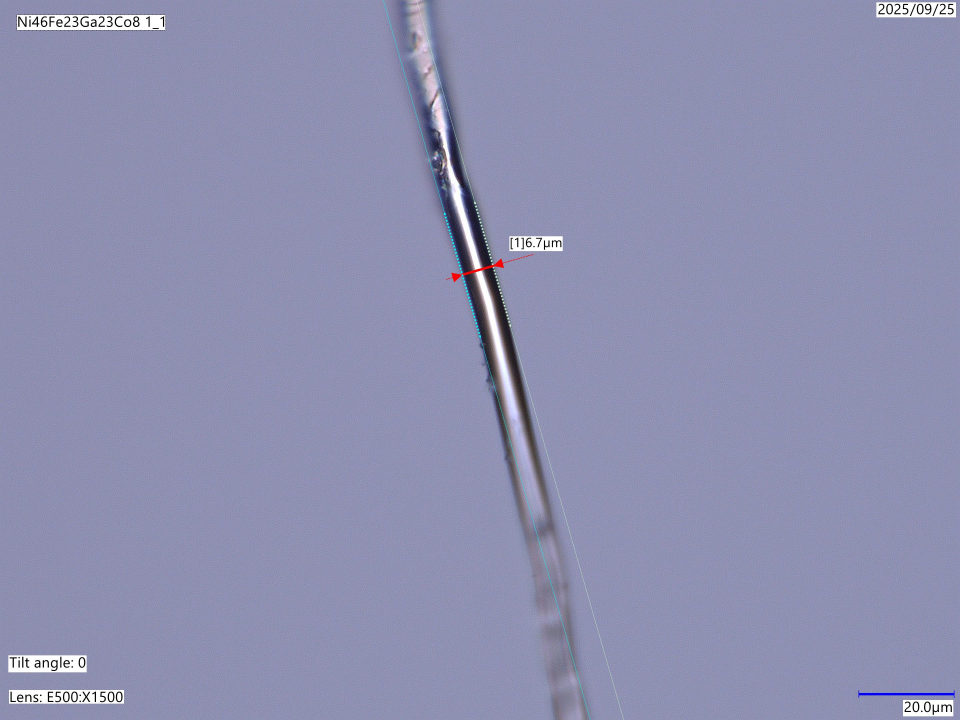
#> input picture sample_data/database_builder/microscope/Ni46Fe23Ga23Co8 1_1 core.jpg, 2880 x 2160 px (shown at 1/3 size); its folder holds only this picture in this run
$ python -i core.py   (imports and definitions only)
#> lines starting #> are read from the running program, lines starting #| are printed output that depends on the picture
from __future__ import annotations

import base64
import html
import io
import json
import math
import os
import re
import shutil
import tempfile
import unicodedata
import warnings
from dataclasses import dataclass, field
from pathlib import Path
from typing import Any, Callable, Iterable, Mapping, Sequence

import matplotlib

# [1 line not run here, left out]

import matplotlib.dates as mdates
import matplotlib.pyplot as plt
import numpy as np
import pandas as pd
from microwire_data_builder.project_package import (
    inspect_project_package,
    is_project_package,
    load_project,
)
from matplotlib.backends.backend_pdf import PdfPages
from matplotlib.colors import ListedColormap
from pandas.plotting import parallel_coordinates, scatter_matrix
from scipy import stats

ROW_SCOPE_ALL = "all"
ROW_SCOPE_FILTERED = "filtered"
ROW_SCOPE_SELECTED = "selected"

INPUT_KIND_AUTO = "auto"
INPUT_KIND_PROJECT = "project"
INPUT_KIND_EXCEL = "excel"
INPUT_KIND_DATAFRAME = "dataframe"

STATUS_OK = "OK"
STATUS_BROKE = "Broke"
STATUS_NO_DATA = "No data"

AGGREGATION_RAW = "raw"
AGGREGATION_PER_WIRE_MEDIAN = "per_wire_median"
AGGREGATION_PER_WIRE_BEST = "per_wire_best"
SUPPORTED_AGGREGATION_MODES = (
    AGGREGATION_RAW,
    AGGREGATION_PER_WIRE_MEDIAN,
    AGGREGATION_PER_WIRE_BEST,
)

STATUS_COLORS = {
    STATUS_OK: "#2e8b57",
    STATUS_BROKE: "#d94f4f",
    STATUS_NO_DATA: "#9c9c9c",
}

DERIVED_GEOMETRY_COLUMNS = [
    "coat_thickness_um",
    "core_fraction_linear",
    "glass_area_fraction",
    "metal_area_um2",
    "glass_area_um2",
]

GEOMETRY_COLUMNS = ["d (µm)", "D (µm)", "d/D"]
FABRICATION_COLUMNS = [
    "Core temperature (°C)",
    "Glass temperature (°C)",
    "Winding speed (m/min)",
    "Glass feeding (mm/min)",
    "Underpressure",
    "Length (m)",
    "Mass (g)",
]
ANNEALING_COLUMNS = [
    "e/a",
    "As (mA)",
    "Ms (mA)",
    "As1 (mA)",
    "Af1 (mA)",
    "Ms1 (mA)",
    "Mf1 (mA)",
    "As2 (mA)",
    "Af2 (mA)",
    "Ms2 (mA)",
    "Mf2 (mA)",
    "As current density (A/mm^2)",
    "Ms current density (A/mm^2)",
    "Low mA value (mA)",
]
STRESS_TEST_CURRENT_COLUMNS = [
    "Stress/strain current (mA)",
    "Stress/strain current density (A/mm^2)",
    "Fracture stress/strain current (mA)",
    "Fracture stress/strain current density (A/mm^2)",
]
CURRENT_FEATURES = list(dict.fromkeys(ANNEALING_COLUMNS + STRESS_TEST_CURRENT_COLUMNS))
COMPOSITION_FEATURES = [
    "Mn",
    "Ni",
    "Fe",
    "Ga",
    "Co",
    "Cu",
    "Si",
    "Sn",
    "has_Mn",
    "has_Co",
    "has_Cu",
    "has_Si",
    "has_Sn",
]
FUNCTIONAL_COLUMNS = [
    "Strain (%)",
    "Fracture strain (%)",
    "Stress (MPa)",
    "Fracture stress (MPa)",
    "Strain",
    "Legacy strain",
    "Legacy stress (MPa)",
]
LEGACY_OUTCOME_COLUMNS = ["Brittle", "Broke", "is_broken"]
DERIVED_OUTCOME_COLUMNS = ["strain_abs", "fracture_strain_abs"]
ENDPOINT_COLUMNS = [
    "strain_abs",
    "fracture_strain_abs",
    "Stress (MPa)",
    "Fracture stress (MPa)",
]
REPORT_EXTRA_COLUMNS = [
    "Tt est (°C)",
    "Notes",
    "Data source",
]
PROCESS_FEATURES = FABRICATION_COLUMNS + ANNEALING_COLUMNS
NUMERIC_ANALYSIS_FEATURES = (
    GEOMETRY_COLUMNS
    + DERIVED_GEOMETRY_COLUMNS
    + PROCESS_FEATURES
    + STRESS_TEST_CURRENT_COLUMNS
    + COMPOSITION_FEATURES
)

CANONICAL_COLUMNS = (
    ["Composition", "Microwire", "Production datetime"]
    + GEOMETRY_COLUMNS
    + DERIVED_GEOMETRY_COLUMNS
    + FABRICATION_COLUMNS
    + ANNEALING_COLUMNS
    + STRESS_TEST_CURRENT_COLUMNS
    + FUNCTIONAL_COLUMNS
    + LEGACY_OUTCOME_COLUMNS
    + DERIVED_OUTCOME_COLUMNS
    + COMPOSITION_FEATURES
)

SUMMARY_TABLE_ORDER = [
    "coverage",
    "row_scope",
    "endpoint_coverage",
    "duplicate_wires",
    "composition_summary",
    "per_composition_process_strain_signals",
    "per_composition_process_fracture_strain_signals",
    "per_composition_process_stress_signals",
    "per_composition_process_fracture_stress_signals",
    "process_strain_correlations",
    "process_fracture_strain_correlations",
    "process_stress_correlations",
    "process_fracture_stress_correlations",
    "current_strain_correlations",
    "current_fracture_strain_correlations",
    "current_stress_correlations",
    "current_fracture_stress_correlations",
    "geometry_strain_correlations",
    "geometry_fracture_strain_correlations",
    "geometry_stress_correlations",
    "geometry_fracture_stress_correlations",
    "composition_strain_correlations",
    "composition_fracture_strain_correlations",
    "composition_stress_correlations",
    "composition_fracture_stress_correlations",
    "legacy_breakage_summary",
    "time_summary",
]

DEFAULT_FINDINGS_FILENAME = "microwire_eda_findings.json"
DEFAULT_FINDINGS_MD_FILENAME = "microwire_eda_findings.md"

HEADER_ALIASES = {
    "composition": "Composition",
    "zloženie": "Composition",
    "microwire": "Microwire",
    "date and time": "Production datetime",
    "production datetime": "Production datetime",
    "dátum a čas výroby": "Production datetime",
    "temperature (°c)": "Core temperature (°C)",
    "temperature [°c]": "Core temperature (°C)",
    "t 0c": "Core temperature (°C)",
    "core temperature (°c)": "Core temperature (°C)",
    "glass temperature (°c)": "Glass temperature (°C)",
    "hmotnost": "Mass (g)",
    "mass": "Mass (g)",
    "winding speed (m/min)": "Winding speed (m/min)",
    "glass feeding (mm/min)": "Glass feeding (mm/min)",
    "underpressure": "Underpressure",
    "poznamka": "Notes",
    "notes": "Notes",
    "d (µm)": "d (µm)",
    "d (âµm)": "d (µm)",
    "d (μm)": "d (µm)",
    "d (î¼m)": "d (µm)",
    "d (µ)": "d (µm)",
    "d [µm]": "d (µm)",
    "d [um]": "d (µm)",
    "d_um": "d (µm)",
    "D (µm)": "D (µm)",
    "D (âµm)": "D (µm)",
    "D (μm)": "D (µm)",
    "D (î¼m)": "D (µm)",
    "D (µ)": "D (µm)",
    "D [µm]": "D (µm)",
    "D [um]": "D (µm)",
    "D_um": "D (µm)",
    "d/d": "d/D",
    "d / d": "d/D",
    "d_over_d": "d/D",
    "d_over_D": "d/D",
    "strain": "Strain",
    "legacy strain": "Legacy strain",
    "strain (%)": "Strain (%)",
    "fracture strain (%)": "Fracture strain (%)",
    "stress (mpa)": "Stress (MPa)",
    "legacy stress (mpa)": "Legacy stress (MPa)",
    "fracture stress (mpa)": "Fracture stress (MPa)",
    "brittle": "Brittle",
    "broke": "Broke",
    "broken": "is_broken",
    "is broken": "is_broken",
}

_DIAMETER_SUFFIX_ALIASES = {
    "(µm)",
    "(μm)",
    "(âµm)",
    "(î¼m)",
    "(痠)",
    "(µ)",
    "(um)",
    "[µm]",
    "[μm]",
    "[um]",
    "_um",
}

ProgressCallback = Callable[[str], None]


def _noop_progress(_message: str) -> None:
    return


def _build_casefold_aliases() -> dict[str, str]:
    aliases: dict[str, str] = {}
    ambiguous: set[str] = set()
    for alias, target in HEADER_ALIASES.items():
        folded = alias.casefold()
        if folded in ambiguous:
            continue
        existing = aliases.get(folded)
        if existing is None or existing == target:
            aliases[folded] = target
            continue
        aliases.pop(folded, None)
        ambiguous.add(folded)
    return aliases


HEADER_ALIASES_CASEFOLD = _build_casefold_aliases()


@dataclass(slots=True)
class MicrowireEdaConfig:
    input_path: Path | None = None
    input_kind: str = INPUT_KIND_AUTO
    row_scope: str = ROW_SCOPE_ALL
    output_dir: Path | None = None
    report_title: str = "Microwire EDA Report"
    source_dataframe: pd.DataFrame | None = None
    filtered_row_indices: tuple[int, ...] = ()
    selected_row_indices: tuple[int, ...] = ()
    export_png_bundle: bool = True
    export_pdf_bundle: bool = True
    metadata: dict[str, Any] = field(default_factory=dict)
    working_copy_dir: Path | None = None
    copied_project_path: Path | None = None
    copy_project: bool = True
    rebuild_project_if_assemble_missing: bool = True
    force_project_rebuild: bool = False
    aggregation_mode: str = AGGREGATION_RAW
    include_legacy_breakage_analysis: bool = True
    include_composition_splits: bool = True
    write_findings: bool = True


@dataclass(slots=True)
class FigureArtifact:
    key: str
    title: str
    section: str
    png_path: Path | None
    html: str


@dataclass(slots=True)
class MicrowireEdaAnalysis:
    config: MicrowireEdaConfig
    input_kind: str
    source_path: Path | None
    working_input_path: Path | None
    copied_project_path: Path | None
    used_project_rebuild: bool
    canonical_frame: pd.DataFrame
    scoped_frame: pd.DataFrame
    applied_scope: str
    row_counts: dict[str, int]
    tables: dict[str, pd.DataFrame]
    skipped_sections: dict[str, str]
    findings: list[dict[str, Any]]
    sufficiency_summary: dict[str, Any]
    endpoint_tables: dict[str, pd.DataFrame]


@dataclass(slots=True)
class MicrowireEdaResult:
    config: MicrowireEdaConfig
    input_kind: str
    output_dir: Path
    report_path: Path
    workbook_path: Path
    csv_path: Path
    manifest_path: Path
    pdf_path: Path | None
    figure_paths: list[Path]
    skipped_sections: dict[str, str]
    row_counts: dict[str, int]
    tables: dict[str, pd.DataFrame]
    findings_json_path: Path | None = None
    findings_md_path: Path | None = None
    copied_project_path: Path | None = None
    used_project_rebuild: bool = False
    sufficiency_summary: dict[str, Any] = field(default_factory=dict)
    endpoint_tables: dict[str, pd.DataFrame] = field(default_factory=dict)
    findings: list[dict[str, Any]] = field(default_factory=list)


# [4 lines left out: function _slugify, not called in this run]


def _header_key(value: object) -> str:
    return str(value).strip().replace("\ufeff", "").casefold()


# [59 lines left out: functions _canonical_diameter_alias, _parse_numeric, _first_non_empty, _parse_composition_parts, not called in this run]


def _wire_group_columns(frame: pd.DataFrame) -> list[str]:
    columns = [column for column in ["Composition", "Microwire"] if column in frame.columns]
    return columns if len(columns) == 2 else []


# [357 lines left out: functions _aggregate_repeated_measurements, _parse_boolish, _coerce_datetime, _copy_frame, detect_input_kind, _project_section_to_frame and 7 more, not called in this run]


def load_input_frame(config: MicrowireEdaConfig) -> tuple[pd.DataFrame, str]:
    frame, kind, _working_path, _copied_project_path, _used_project_rebuild = load_analysis_frame(config)
    return frame, kind


# [219 lines left out: functions _canonical_column_names, _first_present, _dedupe_columns, canonicalise_frame, _safe_iloc, apply_row_scope and 6 more, not called in this run]


def _count_notna(frame: pd.DataFrame, column: str) -> int:
    return int(frame.get(column, pd.Series(dtype=float)).notna().sum())


# [1351 lines left out: functions _row_counts, _report_relevant_columns, _coverage_table, _row_scope_table, _endpoint_coverage_table, _duplicate_wire_table and 28 more, not called in this run]

>>> import cv2
>>> picture = cv2.imread('../sample_data/database_builder/microscope/Ni46Fe23Ga23Co8 1_1 core.jpg', cv2.IMREAD_GRAYSCALE)
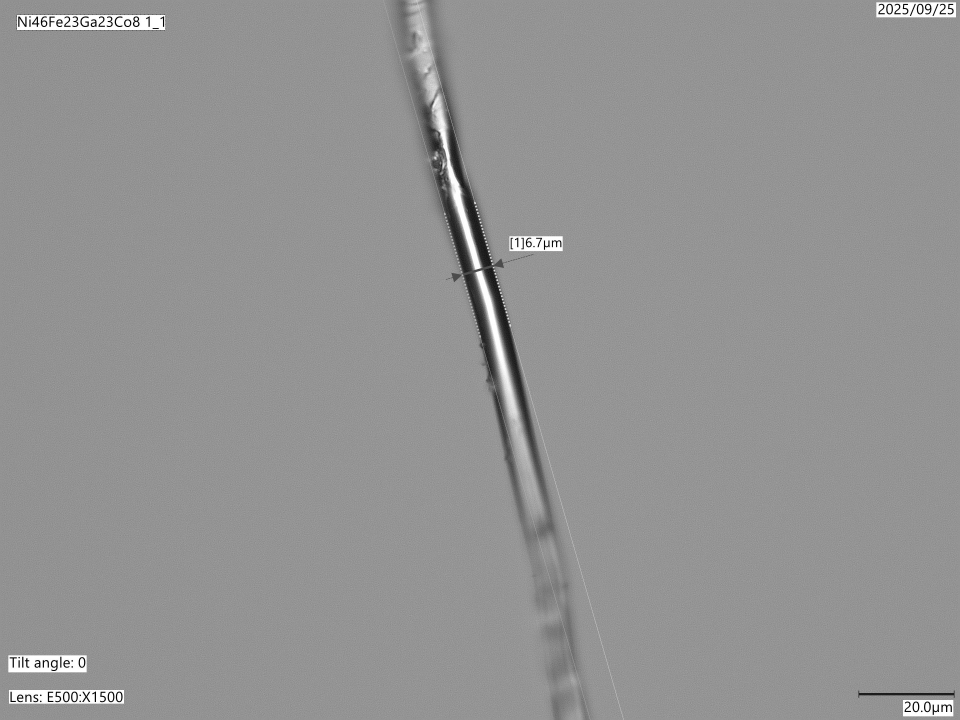
#> picture: shape (2160, 2880) (shown at 1/3 size); min 0, max 255, mean 147.5
#> (the run stopped early here; a loop or call above may not have finished)

$ run again, on sample_data/database_builder/microscope/Ni47Fe24Ga23Co6 2_1 core.jpg
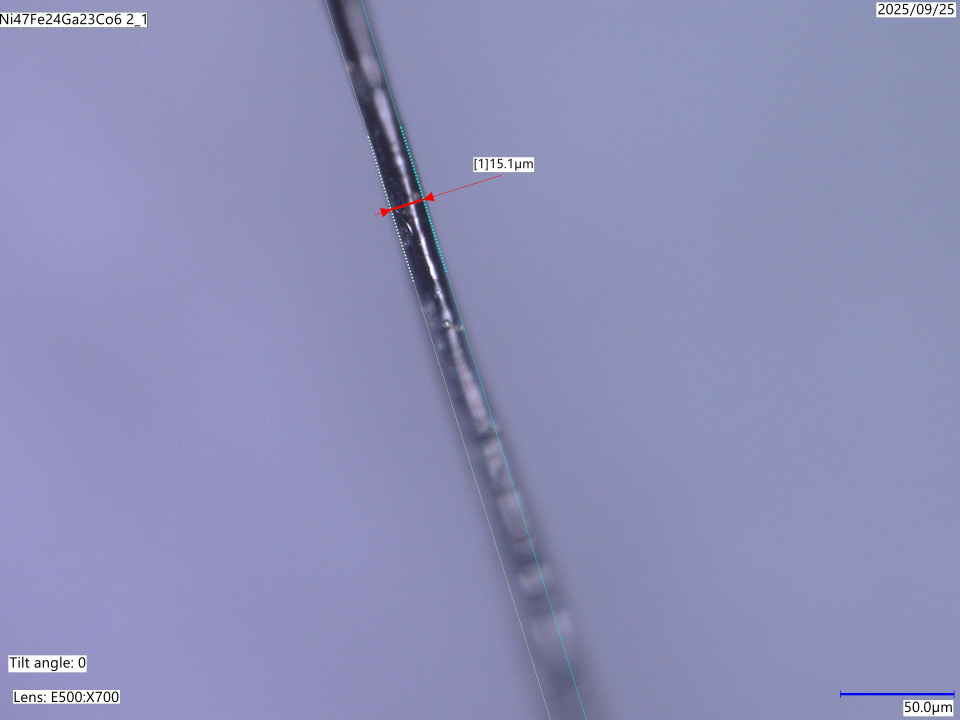
#> input picture sample_data/database_builder/microscope/Ni47Fe24Ga23Co6 2_1 core.jpg, 2880 x 2160 px (shown at 1/3 size)
#> `picture = cv2.imread('../sample_data/database_builder/microscope/Ni46F..`:
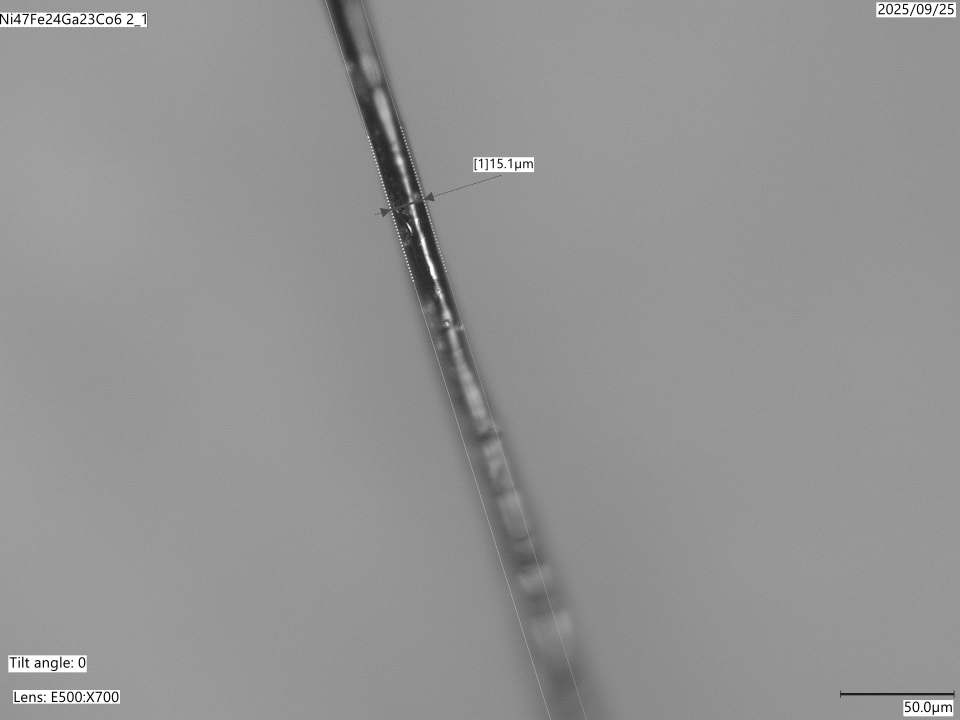
#> picture: shape (2160, 2880) (shown at 1/3 size); min 0, max 255, mean 148.2

$ run again, on sample_data/database_builder/microscope/Ni47Fe24Ga23Co6 2_2 core.jpg
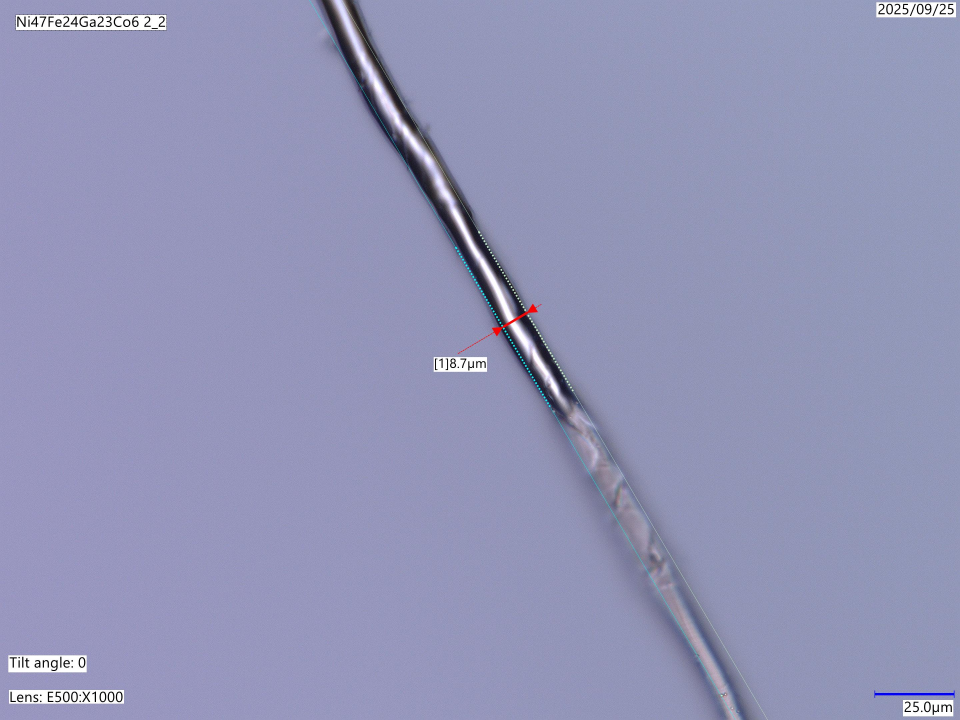
#> input picture sample_data/database_builder/microscope/Ni47Fe24Ga23Co6 2_2 core.jpg, 2880 x 2160 px (shown at 1/3 size)
#> `picture = cv2.imread('../sample_data/database_builder/microscope/Ni46F..`:
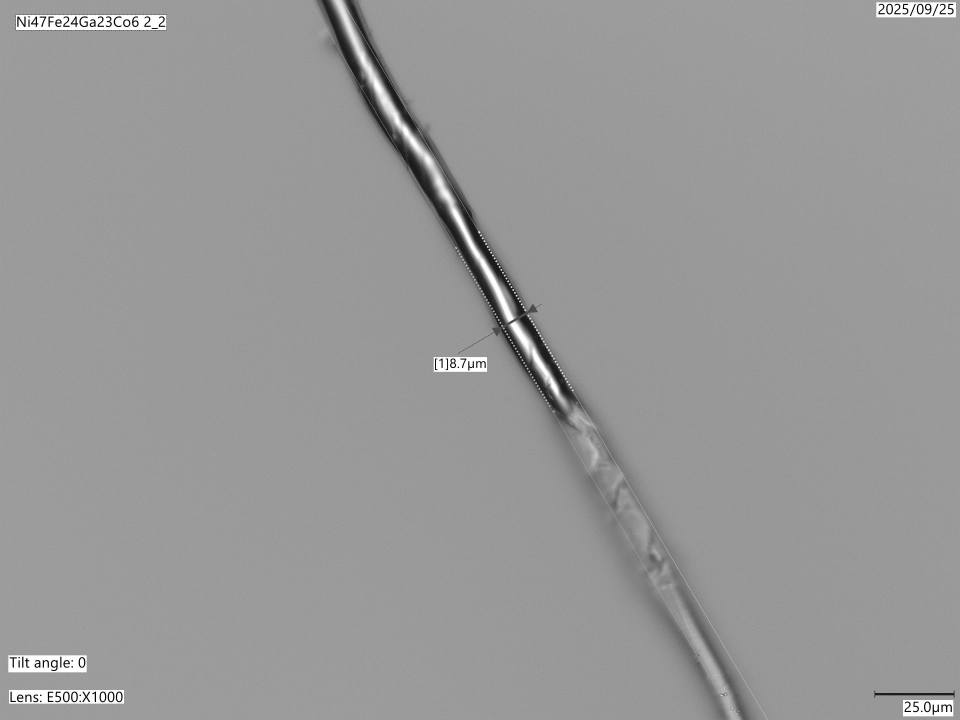
#> picture: shape (2160, 2880) (shown at 1/3 size); min 0, max 255, mean 152.4

$ run again, on sample_data/database_builder/microscope/Ni48Fe25Ga23Co4 1_2 core.jpg
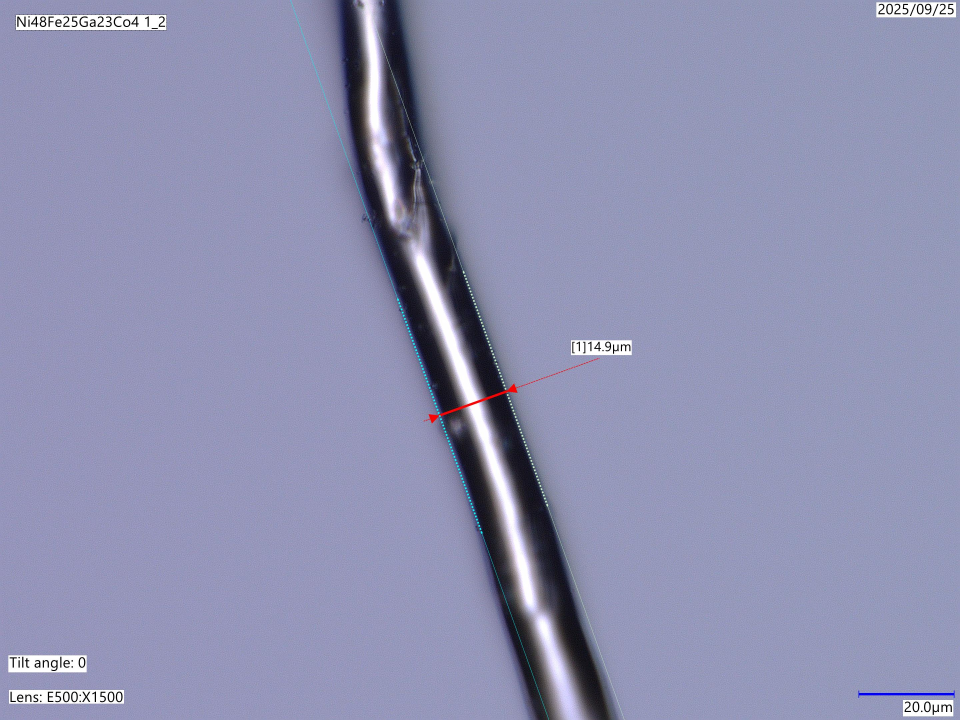
#> input picture sample_data/database_builder/microscope/Ni48Fe25Ga23Co4 1_2 core.jpg, 2880 x 2160 px (shown at 1/3 size)
#> `picture = cv2.imread('../sample_data/database_builder/microscope/Ni46F..`:
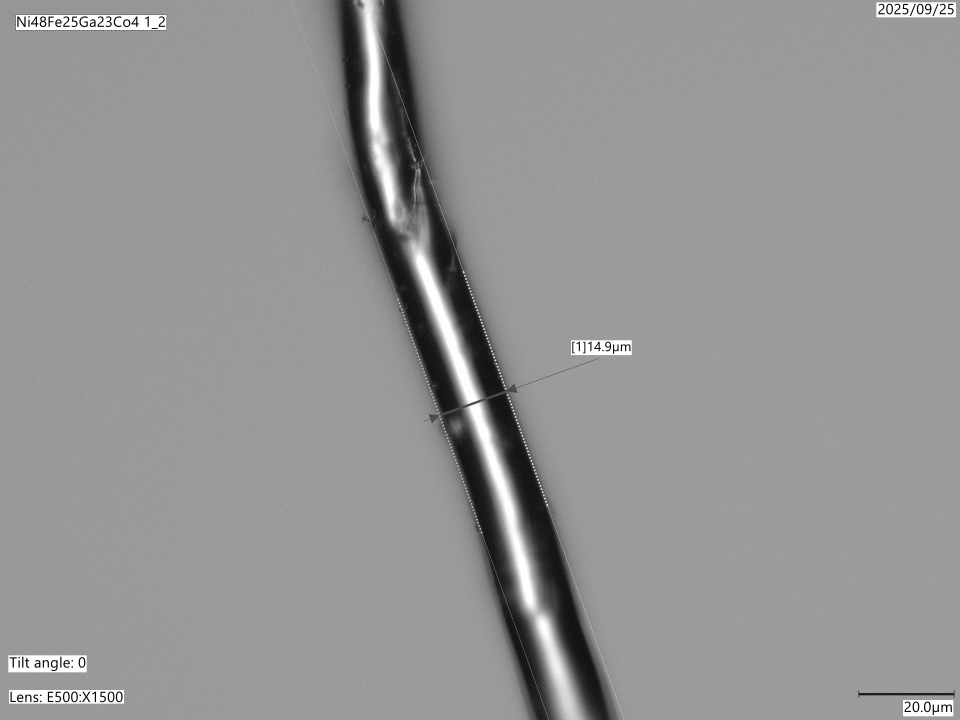
#> picture: shape (2160, 2880) (shown at 1/3 size); min 0, max 255, mean 148.9
